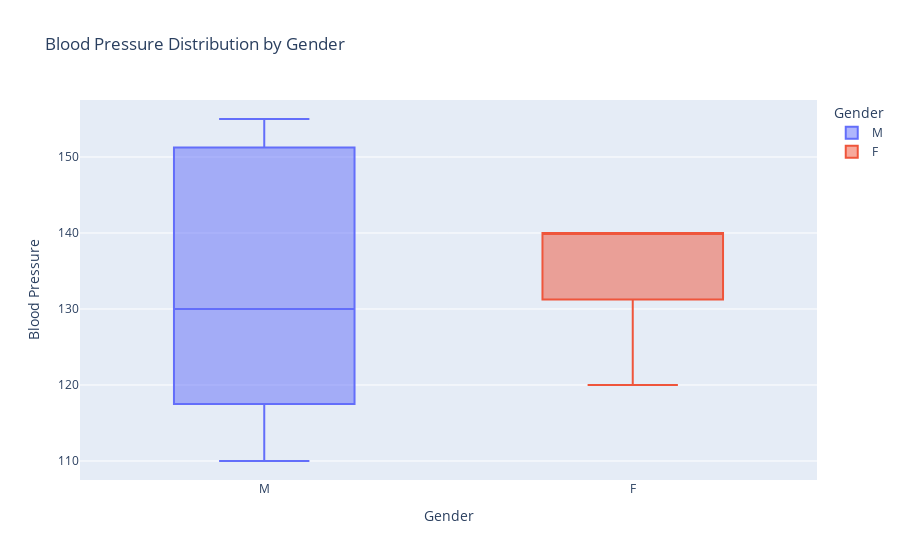

Notebook cell for this chart:
### Code cell
# Box Plot for Blood Pressure by Gender
fig_box = px.box(df, x='Gender', y='Blood Pressure', color='Gender',
                 title="Blood Pressure Distribution by Gender")
fig_box.update_layout(xaxis_title="Gender", yaxis_title="Blood Pressure")
fig_box.show()

### Figure 1 — Plotly figure (JSON) as saved in the notebook; plotly's stock layout.template omitted (floating-point values rounded to 4 significant figures)
{"data": [{"alignmentgroup": "True", "hovertemplate": "Gender=%{x}<br>Blood Pressure=%{y}<extra></extra>", "legendgroup": "M", "marker": {"color": "#636efa"}, "name": "M", "notched": false, "offsetgroup": "M", "orientation": "v", "showlegend": true, "type": "box", "x": ["M", "M", "M", "M", "M"], "x0": " ", "xaxis": "x", "y": [120, 150, 130, 155, 110], "y0": " ", "yaxis": "y"}, {"alignmentgroup": "True", "hovertemplate": "Gender=%{x}<br>Blood Pressure=%{y}<extra></extra>", "legendgroup": "F", "marker": {"color": "#EF553B"}, "name": "F", "notched": false, "offsetgroup": "F", "orientation": "v", "showlegend": true, "type": "box", "x": ["F", "F", "F", "F", "F"], "x0": " ", "xaxis": "x", "y": [120, 140, 135, 140, 140], "y0": " ", "yaxis": "y"}], "layout": {"autosize": true, "boxmode": "overlay", "legend": {"title": {"text": "Gender"}, "tracegroupgap": 0}, "title": {"text": "Blood Pressure Distribution by Gender"}, "xaxis": {"anchor": "y", "autorange": true, "categoryarray": ["M", "F"], "categoryorder": "array", "domain": [0, 1], "range": [-0.5, 1.5], "title": {"text": "Gender"}, "type": "category"}, "yaxis": {"anchor": "x", "autorange": true, "domain": [0, 1], "range": [107.5, 157.5], "title": {"text": "Blood Pressure"}, "type": "linear"}}}
